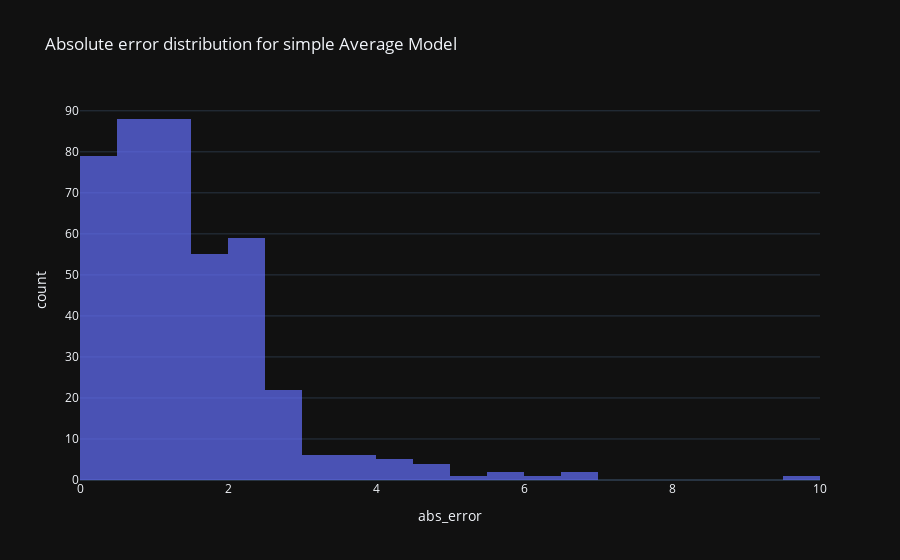

The cell this chart's notebook holds for it:
### Markdown cell above
Even though metrics like mean squared error, absolute error or r2 score are there to help us, the main question is: **How bad the error is and what do we consider a good forecast?**

For this I am proposing a simple heuristic below, where an absolute error is calculated as follows:

$$error=abs(y\_test-y\_pred)$$

This error can be then plotted as a histogram and we can make a conclusion about which model actually predicts the best results by looking at the number of errors, which we obviously want to minimise.

### Code cell
# calculate absolute error and plot a histogram
X_test_cp = X_test.copy()
X_test_cp['predicted'] = y_pred
X_test_cp['abs_error'] = (X_test_cp['obs_count'] - X_test_cp['predicted']).abs()
idx = X_test_cp['abs_error'] > 0.1
px.histogram(X_test_cp[idx], x="abs_error", opacity=0.7, height=300,
             title='Absolute error distribution for simple Average Model')

### Figure 1 — Plotly figure (JSON) as saved in the notebook; plotly's stock layout.template omitted (floating-point values rounded to 4 significant figures; data arrays with more than 128 entries replaced by an {"elided": "..."} marker saying what was removed)
{"data": [{"alignmentgroup": "True", "bingroup": "x", "hovertemplate": "abs_error=%{x}<br>count=%{y}<extra></extra>", "legendgroup": "", "marker": {"color": "#636efa", "opacity": 0.7}, "name": "", "offsetgroup": "", "orientation": "v", "showlegend": false, "type": "histogram", "x": {"elided": "419 float values"}, "xaxis": "x", "yaxis": "y"}], "layout": {"autosize": true, "barmode": "relative", "legend": {"tracegroupgap": 0}, "title": {"text": "Absolute error distribution for simple Average Model"}, "xaxis": {"anchor": "y", "autorange": true, "domain": [0, 1], "range": [0, 10], "title": {"text": "abs_error"}, "type": "linear"}, "yaxis": {"anchor": "x", "autorange": true, "domain": [0, 1], "range": [0, 92.63], "title": {"text": "count"}}}}
